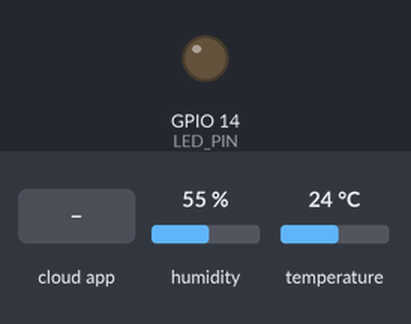
Recording of a sketch running on a simulated ESP8266 (NodeMCU). Parts: output pins drawn as LEDs (lit = HIGH). The inputs (shaded band) are chosen by the test bench; at power-on: humidity 55 %, temperature 24 °C. WiFi joins after 1.5 s; servers stay silent unless stated; no MQTT or app messages arrive unless stated; what the sketch prints to the serial monitor is not drawn.

Above: at 2.7 s.
2.8 s: the phone or cloud app sets onoff to 1
At 3.5 s:
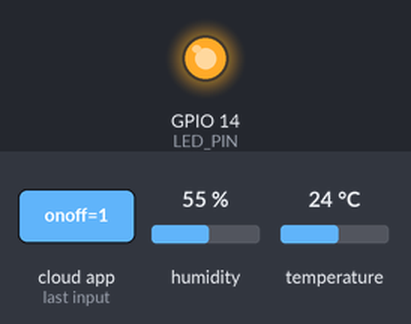
4.3 s: the phone or cloud app sets brightness to 1
At 5.7 s:
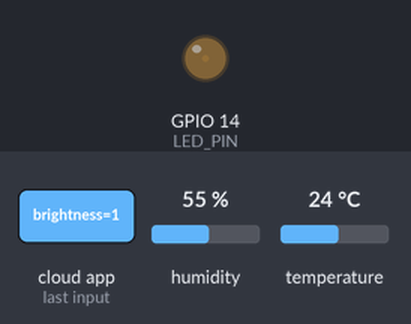
7.8 s: the phone or cloud app sets onoff to 0
At 8.2 s:
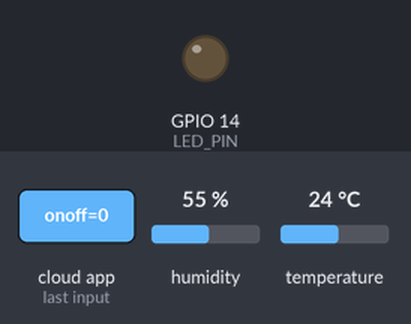
Timing chart, 0 to 10.8 s (numbered marks = the images above; inputs shaded):
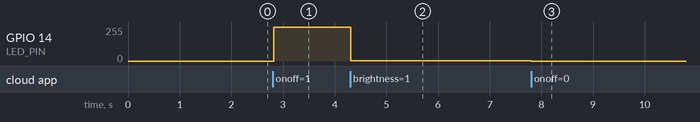

Measured:
- after the input at 2.8 s, GPIO 14 (LED_PIN): 0/255 → 255/255 at once
- after the input at 4.3 s, GPIO 14 (LED_PIN): 255/255 → 2/255 at once
- after the input at 7.8 s, GPIO 14 (LED_PIN): 2/255 → 0/255 at once

The sketch:

gBridge.ino
```cpp
#include <ESP8266WiFi.h>
#include "Adafruit_MQTT.h"
#include "Adafruit_MQTT_Client.h"
#include "DHT.h"

/************************* WiFi Access Point *********************************/

//Update the Access point details here
#define WLAN_SSID       "WIFI-username"
#define WLAN_PASS       "WIFI-password"


/************************* gBridge Login *********************************/
//Enter your gBridge account credentials here
#define AIO_USERNAME    "gbridge-username"
#define AIO_KEY         "gbridge-password"


/************************* Gbridge Setup *********************************/

#define AIO_SERVER      "mqtt.gbridge.kappelt.net"
#define AIO_SERVERPORT  1883                   // use 8883 for SSL

char outputState = 0;

#define LED_PIN 14
#define DHTPIN 12     // Digital pin connected to the DHT sensor
#define DHTTYPE DHT11   // DHT 11
/************ Global State (you don't need to change this!) ******************/

// Create an ESP8266 WiFiClient class to connect to the MQTT server.
WiFiClient client;
DHT dht(DHTPIN, DHTTYPE);

// Setup the MQTT client class by passing in the WiFi client and MQTT server and login details.
Adafruit_MQTT_Client mqtt(&client, AIO_SERVER, AIO_SERVERPORT, AIO_USERNAME, AIO_KEY);

/****************************** Feeds ***************************************/

//These are for LED
Adafruit_MQTT_Subscribe onoffbutton = Adafruit_MQTT_Subscribe(&mqtt, "gBridge/u1657/d5556/onoff"); //Replace by your feedname
Adafruit_MQTT_Publish onoffset = Adafruit_MQTT_Publish(&mqtt, "gBridge/u1657/d5556/onoff/set"); //Replace by your feedname

Adafruit_MQTT_Subscribe mqBrightness = Adafruit_MQTT_Subscribe(&mqtt, "gBridge/u1657/d5556/brightness"); //Replace by your feedname
Adafruit_MQTT_Publish mqBrightnessSet = Adafruit_MQTT_Publish(&mqtt, "gBridge/u1657/d5556/brightness/set"); //Replace by your feedname

//These are for Temparature/Humidity
Adafruit_MQTT_Publish mqTemperatureSet = Adafruit_MQTT_Publish(&mqtt, "gBridge/u1657/d6726/tempset-ambient/set"); //Replace by your feedname
Adafruit_MQTT_Publish mqHumiditySet = Adafruit_MQTT_Publish(&mqtt, "gBridge/u1657/d6726/tempset-humidity/set"); //Replace by your feedname


/*************************** Sketch Code ************************************/

// Bug workaround for Arduino 1.6.6, it seems to need a function declaration
// for some reason (only affects ESP8266, likely an arduino-builder bug).
void MQTT_connect();

void setup() {
  Serial.begin(115200);
  delay(10);

  Serial.println(F("Controle de lampe - Google Home"));

  pinMode(LED_PIN, OUTPUT);     // Initialize the LED_PIN pin as an output
  digitalWrite(LED_PIN, LOW);

  // Connect to WiFi access point.
  Serial.println(); Serial.println();
  Serial.print("Connecting to ");
  Serial.println(WLAN_SSID);

  WiFi.begin(WLAN_SSID, WLAN_PASS);
  while (WiFi.status() != WL_CONNECTED) {
    delay(500);
    Serial.print(".");
  }
  Serial.println();

  Serial.println("WiFi connected");
  Serial.println("IP address: "); Serial.println(WiFi.localIP());

  // Setup MQTT subscription for onoff feed.

  mqtt.subscribe(&onoffbutton);
  mqtt.subscribe(&mqBrightness);
  MQTT_connect();
  mqBrightnessSet.publish(99);
  onoffset.publish(0);

  //start DHT
  dht.begin();
}

int brightnessValue = 1024;
int prevHumidity = 0;
int prevTemperature = 0;

void loop() {
  // Ensure the connection to the MQTT server is alive (this will make the first
  // connection and automatically reconnect when disconnected).  See the MQTT_connect
  // function definition further below.
  MQTT_connect();

  // this is our 'wait for incoming subscription packets' busy subloop
  // try to spend your time here

  Adafruit_MQTT_Subscribe *subscription;
  while ((subscription = mqtt.readSubscription(2000))) {
    if (subscription == &onoffbutton) {
      Serial.print(F("Got: "));
      Serial.println((char *)onoffbutton.lastread);
      if (strcmp((char *)onoffbutton.lastread, "1") == 0) {
        analogWrite(LED_PIN, brightnessValue);
        onoffset.publish(1);
      }
      if (strcmp((char *)onoffbutton.lastread, "0") == 0) {
        digitalWrite(LED_PIN, LOW);
        onoffset.publish(0);
      }
    }
    else if (subscription == &mqBrightness){
      Serial.print(F("Got: "));
      String readVal = (char *)mqBrightness.lastread;
      Serial.println(readVal);

      int analogValue = (readVal.toFloat()/100) * 1024;
      brightnessValue = analogValue;
      analogWrite(LED_PIN, analogValue);
      mqBrightnessSet.publish((int)readVal.toFloat());
    }


  }

  float h = dht.readHumidity();
  float t = dht.readTemperature();


  if (isnan(h) || isnan(t)) {
    Serial.println(F("Failed to read from DHT sensor!"));
  }
  else{

    if((int)h != prevHumidity && (int)t != prevTemperature) {

      mqTemperatureSet.publish(t);
      mqHumiditySet.publish(h);

      prevHumidity = h;
      prevTemperature= t;

      Serial.print(F("Published Values .... Humidity: "));
      Serial.print(h);
      Serial.print(F("%  Temperature: "));
      Serial.print(t);
      Serial.print("\n");
    }

  }


  // ping the server to keep the mqtt connection alive
  // NOT required if you are publishing once every KEEPALIVE seconds
/*
  if(! mqtt.ping()) {
    mqtt.disconnect();
  }
  */
}

// Function to connect and reconnect as necessary to the MQTT server.
// Should be called in the loop function and it will take care if connecting.
void MQTT_connect() {
  int8_t ret;

  // Stop if already connected.
  if (mqtt.connected()) {
    return;
  }

  Serial.print("Connecting to MQTT... ");

  uint8_t retries = 3;
  while ((ret = mqtt.connect()) != 0) { // connect will return 0 for connected
       Serial.println(mqtt.connectErrorString(ret));
       Serial.println("Retrying MQTT connection in 5 seconds...");
       mqtt.disconnect();
       delay(5000);  // wait 5 seconds
       retries--;
       if (retries == 0) {
         // basically die and wait for WDT to reset me
         while (1);
       }
  }
  Serial.println("MQTT Connected!");
}
```
